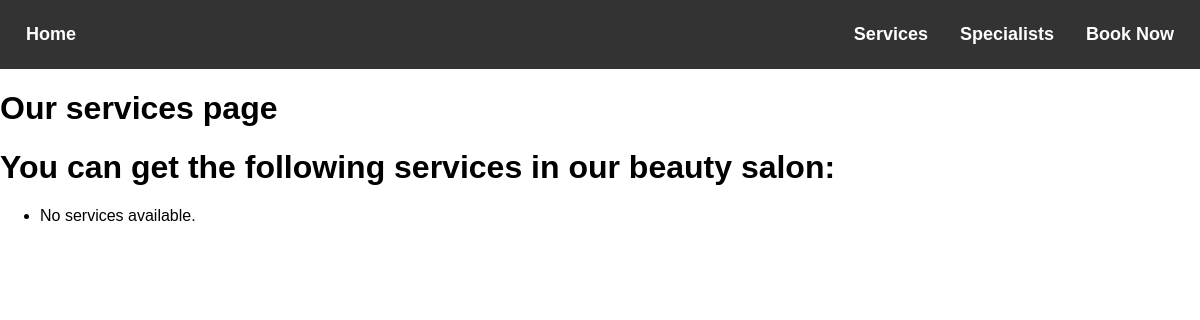
/services/, run on an earlier commit of the app's database.
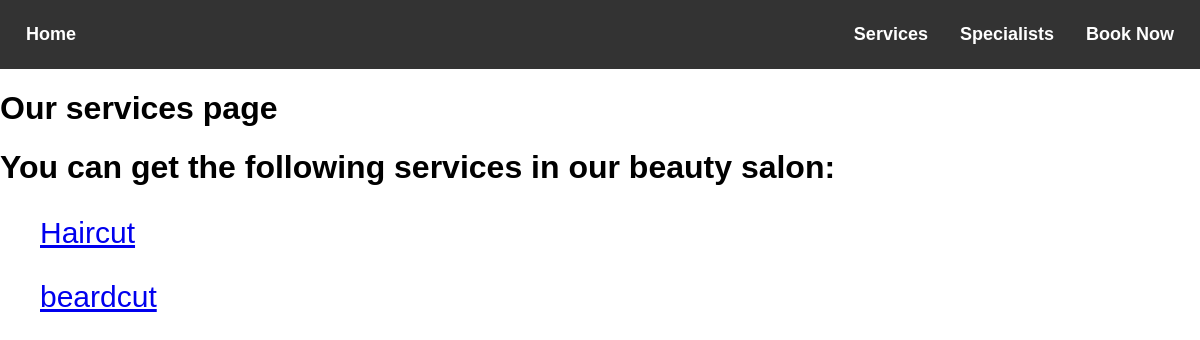
And on a later commit of the database.
### salon_app/models.py (models this page shows, shortened)
class Service(models.Model):
    name = models.CharField(max_length=250, unique=True)
    price = models.FloatField()
    duration = models.IntegerField()

### salon_app/views.py (the view)
# urls.py: path('services/', views.services, name='services'),
def services(request):
    all_services = {}
    try:
        all_services = Service.objects.all()
    except Exception as err:
        print(err)
    return render(request, 'salon_app/services.html', {'services': all_services})

### salon_app/templates/salon_app/services.html (shortened to what this page needs)
{% extends 'salon_app/base.html' %}
{% load static %}
{% block content %}
<h1>Our services page</h1>
<h1>You can get the following services in our beauty salon:</h1>
  <ul>
    {% for service in services %}
          <p style="font-size: 30px"><a href="{{service.name}}/">{{service.name}}</a></p>
    {% empty %}
      <li>No services available.</li>
    {% endfor %}
  </ul>
{% endblock %}

What changed in the data, as far as the page shows it:
added Service: name "Haircut"
added Service: name "beardcut"
Also different on the page:
text no longer shown: "No services available."
